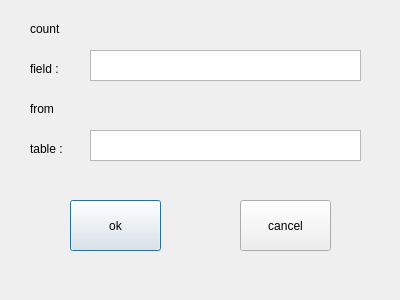
<?xml version="1.0" encoding="UTF-8"?>
<ui version="4.0">
 <class>Dialog</class>
 <widget class="QDialog" name="Dialog">
  <property name="geometry">
   <rect>
    <x>0</x>
    <y>0</y>
    <width>400</width>
    <height>300</height>
   </rect>
  </property>
  <property name="windowTitle">
   <string>Dialog</string>
  </property>
  <widget class="QPushButton" name="ok_btn">
   <property name="geometry">
    <rect>
     <x>70</x>
     <y>200</y>
     <width>91</width>
     <height>51</height>
    </rect>
   </property>
   <property name="text">
    <string>ok</string>
   </property>
  </widget>
  <widget class="QPushButton" name="cancel_btn">
   <property name="geometry">
    <rect>
     <x>240</x>
     <y>200</y>
     <width>91</width>
     <height>51</height>
    </rect>
   </property>
   <property name="text">
    <string>cancel</string>
   </property>
  </widget>
  <widget class="QLabel" name="label">
   <property name="geometry">
    <rect>
     <x>30</x>
     <y>20</y>
     <width>67</width>
     <height>17</height>
    </rect>
   </property>
   <property name="text">
    <string>count</string>
   </property>
  </widget>
  <widget class="QLabel" name="label_2">
   <property name="geometry">
    <rect>
     <x>30</x>
     <y>60</y>
     <width>67</width>
     <height>17</height>
    </rect>
   </property>
   <property name="text">
    <string>field :</string>
   </property>
  </widget>
  <widget class="QLabel" name="label_3">
   <property name="geometry">
    <rect>
     <x>30</x>
     <y>100</y>
     <width>67</width>
     <height>17</height>
    </rect>
   </property>
   <property name="text">
    <string>from</string>
   </property>
  </widget>
  <widget class="QLabel" name="label_4">
   <property name="geometry">
    <rect>
     <x>30</x>
     <y>140</y>
     <width>67</width>
     <height>17</height>
    </rect>
   </property>
   <property name="text">
    <string>table :</string>
   </property>
  </widget>
  <widget class="QTextEdit" name="field_edt">
   <property name="geometry">
    <rect>
     <x>90</x>
     <y>50</y>
     <width>271</width>
     <height>31</height>
    </rect>
   </property>
  </widget>
  <widget class="QTextEdit" name="table_edt">
   <property name="geometry">
    <rect>
     <x>90</x>
     <y>130</y>
     <width>271</width>
     <height>31</height>
    </rect>
   </property>
  </widget>
 </widget>
 <resources/>
 <connections/>
</ui>
